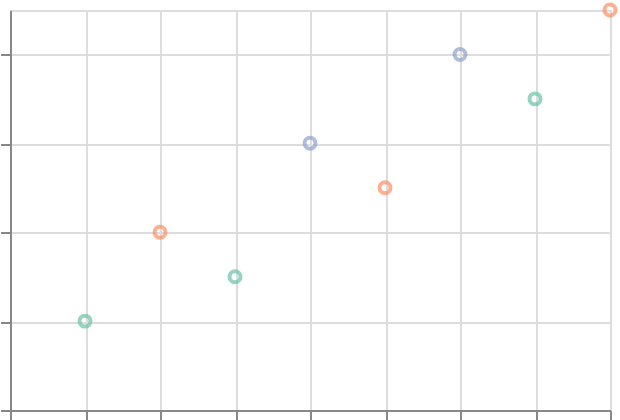

Write a Vega-Lite specification for this figure.
### Vega-Lite specification from a JSON file in a GitHub repository (floating-point values rounded to 4 significant figures)
{"$schema": "https://vega.github.io/schema/vega-lite/v6.json", "padding": 5, "autosize": "none", "width": 300, "height": 200, "data": {"name": "table", "values": [{"c": "A", "g": "p", "x": 1, "y": 2, "v": 5, "t": "2024-01-15", "o": {"v": 3}, "IMDB Rating": 6.1, "d": "x1"}, {"c": "B", "g": "q", "x": 2, "y": 4, "v": 9, "t": "2024-02-20", "o": {"v": 7}, "IMDB Rating": 7.4, "d": "x2"}, {"c": "A", "g": "q", "x": 3, "y": 3, "v": 2, "t": "2024-03-05", "o": {"v": 1}, "IMDB Rating": 5.2, "d": "x1"}, {"c": "C", "g": "p", "x": 4, "y": 6, "v": 7, "t": "2024-05-30", "o": {"v": 4}, "IMDB Rating": 8.8, "d": "x3"}, {"c": "B", "g": "p", "x": 5, "y": 5, "v": 4, "t": "2024-07-11", "o": {"v": 9}, "IMDB Rating": 6.9, "d": "x2"}, {"c": "C", "g": "q", "x": 6, "y": 8, "v": 6, "t": "2024-09-02", "o": {"v": 2}, "IMDB Rating": 7.7, "d": "x3"}, {"c": "A", "g": "p", "x": 7, "y": 7, "v": 8, "t": "2024-11-25", "o": {"v": 5}, "IMDB Rating": 4.4, "d": "x1"}, {"c": "B", "g": "q", "x": 8, "y": 9, "v": 3, "t": "2024-12-31", "o": {"v": 8}, "IMDB Rating": 9.1, "d": "x2"}]}, "mark": "point", "encoding": {"x": {"field": "x", "type": "quantitative"}, "y": {"field": "y", "type": "quantitative"}, "color": {"field": "c", "type": "nominal", "scale": {"domain": ["A", "B", "C", "D"], "scheme": "set2"}}}}
